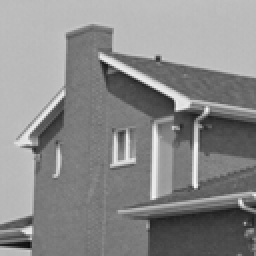
%> input picture CustomResize/Test/House.png, 128 x 128 px, shrunk from 256 x 256 before the run (shown 2 times larger)
$ octave Main.m   (GNU Octave 9; MATLAB toolbox functions it lacks are replaced by stand-ins)
%> lines starting %> are read from the running program, lines starting %| are printed output that depends on the picture
### CustomResize/CustomResize.m
function [resizedImage] = CustomResize(im,resizingFactor)

originalHeight = size(im,1);
originalWidth = size(im,2);


resizedImage = zeros( ceil(originalHeight * resizingFactor) ,  ceil(originalWidth * resizingFactor), 3);

resizedHeight = size(resizedImage,1);
resizedWidth = size(resizedImage,2);

for i=1 : resizedHeight
    for j = 1: resizedWidth
        currentHeightPos = (double(i) / resizingFactor) ;
        currentWidthPos = (double(j) / resizingFactor);


        top = min(max(floor(currentHeightPos),1),originalHeight);
        bottom = min(max(ceil(currentHeightPos),1),originalHeight);
        left = min(max(floor(currentWidthPos),1),originalWidth);
        right = min(max(ceil(currentWidthPos),1),originalWidth);

        HeightAlpha = currentHeightPos - top;
        WidthtAlpha = currentWidthPos - left;

        topLeftPixle = double(im(top,left,:));
        topRightPixle = double(im(top,right,:));
        bottomRightPixle = double(im(bottom,right,:));
        bottomLeftPixle = double(im(bottom,left,:));

        resizedImage(i,j,:) = topLeftPixle + ...
        (topRightPixle - topLeftPixle) * WidthtAlpha + ...
        (bottomLeftPixle - topLeftPixle) * HeightAlpha + ...
        (topLeftPixle - topRightPixle - bottomLeftPixle + bottomRightPixle) * WidthtAlpha * HeightAlpha;

    end
end
resizedImage = uint8(resizedImage);

### CustomResize/Main.m
clc; close all; clear;

img = imread('Test/House.png');
%> img is the input picture: size 128x128x3 uint8; min 14, max 246, mean 138
resizedImage = CustomResize(img,2);
%> after the loop in CustomResize, `for i=1 : resizedHeight`:
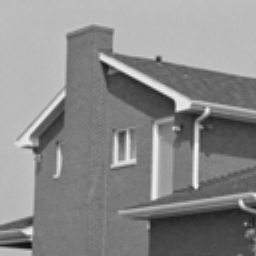
%> resizedImage: size 256x256x3 double; min 14, max 246, mean 138.2
figure
imshow(resizedImage);
resizedImage = CustomResize(img,0.3);
%> call 2 of CustomResize, with resizingFactor = 0.3
%> after the loop in CustomResize (call 2), `for i=1 : resizedHeight`:
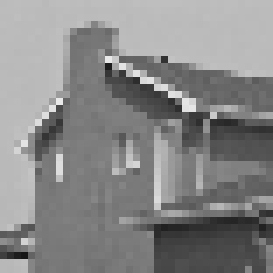
%> resizedImage: size 39x39x3 double (shown 7 times larger); min 22, max 233, mean 135.8

figure
imshow(resizedImage);
resizedImage = CustomResize(img,0.76);
%> call 3 of CustomResize, with resizingFactor = 0.76
%> after the loop in CustomResize (call 3), `for i=1 : resizedHeight`:
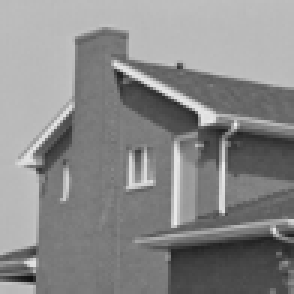
%> resizedImage: size 98x98x3 double (shown 3 times larger); min 17.7, max 238.4, mean 137.5

figure
imshow(resizedImage);
resizedImage = CustomResize(img,0.6);
%> call 4 of CustomResize, with resizingFactor = 0.6
%> after the loop in CustomResize (call 4), `for i=1 : resizedHeight`:
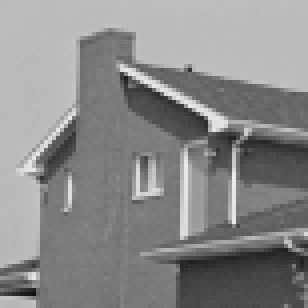
%> resizedImage: size 77x77x3 double (shown 4 times larger); min 15.33, max 238, mean 137.5
imwrite(resizedImage,'resizedImage.png');

figure
imshow(resizedImage);

$ run again, with CustomResize/Test/Boat.png copied over CustomResize/Test/House.png
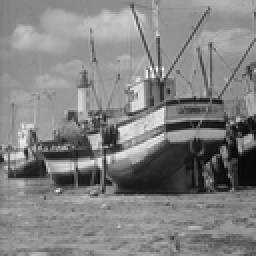
%> input picture CustomResize/Test/Boat.png, 128 x 128 px, shrunk from 512 x 512 before the run (shown 2 times larger)
%> img is the input picture: size 128x128 uint8; min 7, max 255, mean 129.7
%> after the loop in CustomResize (call 3), `for i=1 : resizedHeight`:
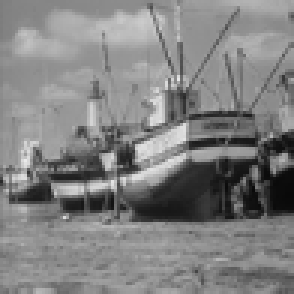
%> resizedImage: size 98x98x3 double (shown 3 times larger); min 9.47, max 234.2, mean 129.5
%> after the loop in CustomResize (call 4), `for i=1 : resizedHeight`:
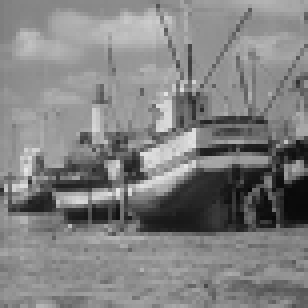
%> resizedImage: size 77x77x3 double (shown 4 times larger); min 9, max 230.7, mean 129.5

$ run again, with CustomResize/Test/Peppers.png copied over CustomResize/Test/House.png
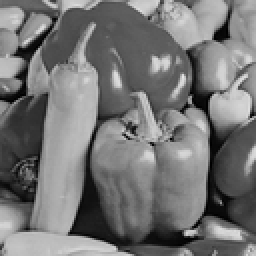
%> input picture CustomResize/Test/Peppers.png, 128 x 128 px, shrunk from 512 x 512 before the run (shown 2 times larger)
%> img is the input picture: size 128x128x3 uint8; min 0, max 232, mean 116.9
%> after the loop in CustomResize (call 3), `for i=1 : resizedHeight`:
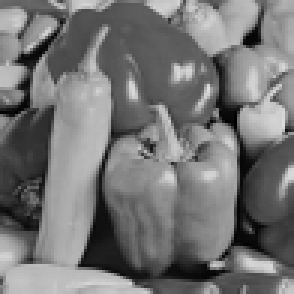
%> resizedImage: size 98x98x3 double (shown 3 times larger); min 0.947, max 224.5, mean 117.2
%> after the loop in CustomResize (call 4), `for i=1 : resizedHeight`:
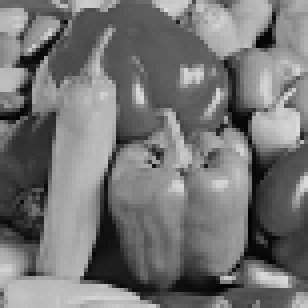
%> resizedImage: size 77x77x3 double (shown 4 times larger); min 0, max 221, mean 117
